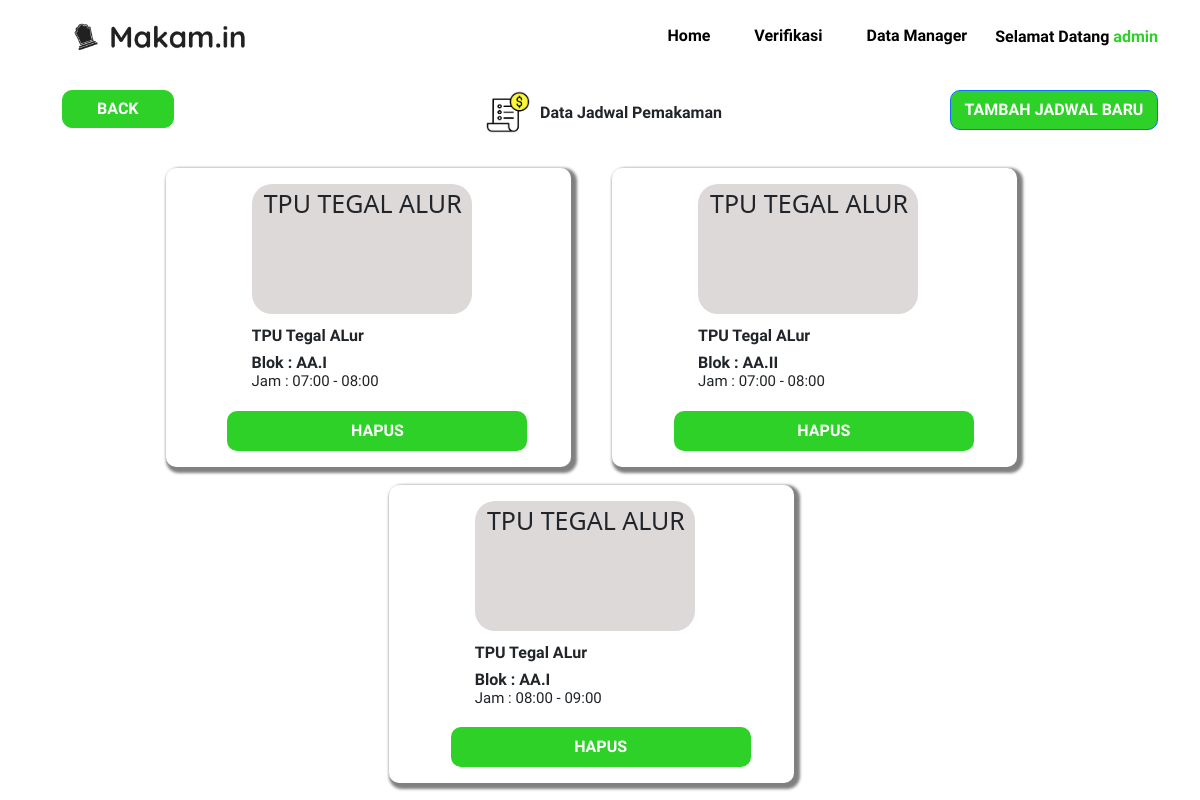
The app's page /makamin/admin/e-data/jadwal/index.php (signed in), older data.
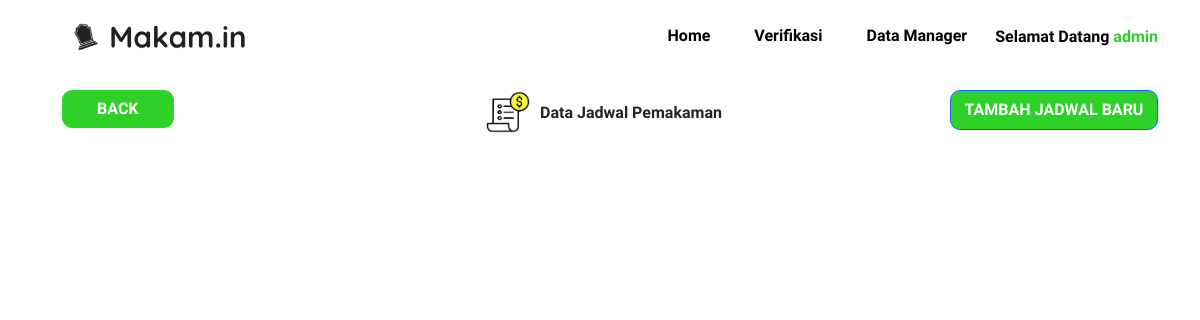
The same page, newer data.
### tables this page shows
CREATE TABLE `makam` (
  `id_makam` varchar(11) NOT NULL,
  `nama` varchar(100) NOT NULL,
  `alamat` varchar(200) NOT NULL,
  `kota` varchar(50) NOT NULL,
  `kecamatan` varchar(50) NOT NULL,
  `kode_pos` varchar(5) NOT NULL,
  `gbr_nama` varchar(255) NOT NULL,
  `bulan_count` int(2) NOT NULL,
  `tahun_count` int(4) NOT NULL
);

CREATE TABLE `jadwal_pemakaman` (
  `id_jadwal` int(11) NOT NULL,
  `id_makam` varchar(11) NOT NULL,
  `blok` varchar(20) NOT NULL,
  `jam` varchar(20) NOT NULL
);

### makamin/admin/e-data/jadwal/index.php (the view, shortened to what this page needs)
<?php
include_once("../../../assets/connection.php");
$jadwal_pemakaman = mysqli_query($mysqli, "SELECT * FROM jadwal_pemakaman");
?>
<!doctype html>
<html lang="en">
  <head>
    <link href="../../../bs5/dist/css/bootstrap.min.css" rel="stylesheet">
    <link rel="stylesheet" href="../../../css/navbar.css">
    <link rel="stylesheet" href="../../../css/body.css">
    <link rel="stylesheet" href="../../../css/responsive.css">
    <link rel="stylesheet" href="../../../css/sewa.css">
    <link rel="stylesheet" href="../../../css/pesan.css">
    <link rel="stylesheet" href="../../../css/userverifikasi.css">
    <link rel="stylesheet" href="../../../css/masuk_admin.css">
    <link rel="stylesheet" href="../../../css/styleadmin.css">
    <link rel="stylesheet" href="../../../css/identitasktp.css">
  </head>
  <body>
    <nav class="navbar navbar-expand-lg navbar-light mt-35" id="navbar">
        <div class="container">
            <a class="navbar-brand" href="#">
                <img src="../../../assets/logo.png" height="30px">
            </a>
            <div class="collapse navbar-collapse justify-content-end" id="navbarNav">
                <ul class="nav nav-pills">
                    <li class="nav-item">
                        <a class="nav-link activepage link-navbar tebel-sedang " href="../../">Home &nbsp;&nbsp;</a>
                    </li>
                    <li class="nav-item">
                        <a class="nav-link  activepage link-navbar tebel-sedang" href="../../verifikasi/">Verifikasi &nbsp;&nbsp;</a>
                    </li>
                    <li class="nav-item">
                        <a class="nav-link  activepage link-navbar tebel-sedang" href="#">Data Manager &nbsp;&nbsp;</a>
                    </li>
                    <div class="dropdown">
                        <button class="dropbtn" style="position: static;transform: none;padding: 0;color: black;width: 100%;height: auto;text-transform: none;margin-top: 15px;left: 0;">Selamat Datang <span method="post" name="user" class="users"><?=$_SESSION['nama']?></span>
                        </button>
                    </div>
                </ul>
            </div>
        </div>
    </nav>
    <div class="container">
      <br><br><br><br>
      <center>
        <table>
          <tr>
            <td><img src="../../../assets/berkas.png" style="width: 60px;"></td>
            <td><h1 style="margin: 0;font-family: 'Quicksand', sans-serif;font-weight: bold;font-size: 16px;">Data Jadwal Pemakaman</h1></td>
          </tr>
        </table>
        <a href="form/"><button class="btn btn-primary" style="margin-top:-4%;position: static;float: right;transform: none;width: 208px;">Tambah Jadwal Baru</button></a>
        <a href="../"><button class="btn btn-primary" id="btnback2" style="margin-top:-4%;position: static;float: left;transform: none;">Back</button></a>
      </center>
        <div class="row" style="margin-top: 3%;width: 80%;">
            <?php
              while ($view = mysqli_fetch_array($jadwal_pemakaman)) {
            ?>
            <div class="col-md-6" style="padding-bottom: 2%;padding-right: 337px; ">
            <div class="profile-card" id="cardverif" style="height: auto;width: 405px;margin: auto;padding: initial;">
                <div class="profile-content">
                  <table border="0" width="100%">
                    <tr>
                      <td colspan="2">
                        <div class="kotak" style="overflow: hidden;text-overflow: ellipsis;">
                          <?php
                          $id_makam = $view['id_makam'];
                          $makam = mysqli_query($mysqli, "SELECT * FROM makam WHERE id_makam='$id_makam'");
                          while ($m = mysqli_fetch_array($makam)) {
                          ?>
                          <h6 class="userverifs" style="font-size: 25px; margin-left: 3%; margin-top: 2%;text-transform: uppercase;width: 95%;text-align: center;"><?=$m['nama']?></h6>
                        </div>
                      </td>
                    </tr>
                    <tr>
                      <td colspan="2">
                        <div class="card-title">
                          <h6 class="dadang max-card"><?=$m['nama']?></h6>
                          <?php
                          }
                          ?>
                          <h6 class="makams max-card">Blok : <?=$view['blok']?></h6>
                          <p class="datauser max-card">Jam : <?=$view['jam']?></p>
                        </div>
                      </td>
                    </tr>
                    <tr>
                      <td colspan="2"><center><a href="../../../assets/delete-jadwal/?id=<?=$view['id_jadwal']?>" style="color: white;text-decoration: none;"><button onclick="togglePopup()" style="position: static;margin-left: 5%;top: 0;left: 0;transform: none;width: 300px;"><h6 class="verifusr">Hapus</h6></button></a></center></td>
                    </tr>
                  </table>
                </div>
            </div>
            </div>
          <?php
            }
          ?>
        </div>
      </div>
  </body>
</html>

Row changes from the older to the newer data that the page shows:
removed jadwal_pemakaman: blok "AA.I", jam "07:00 - 08:00"
removed makam: nama "TPU TEGAL ALUR", nama "TPU Tegal ALur"
removed jadwal_pemakaman: blok "AA.II", jam "07:00 - 08:00"
removed jadwal_pemakaman: blok "AA.I", jam "08:00 - 09:00"
